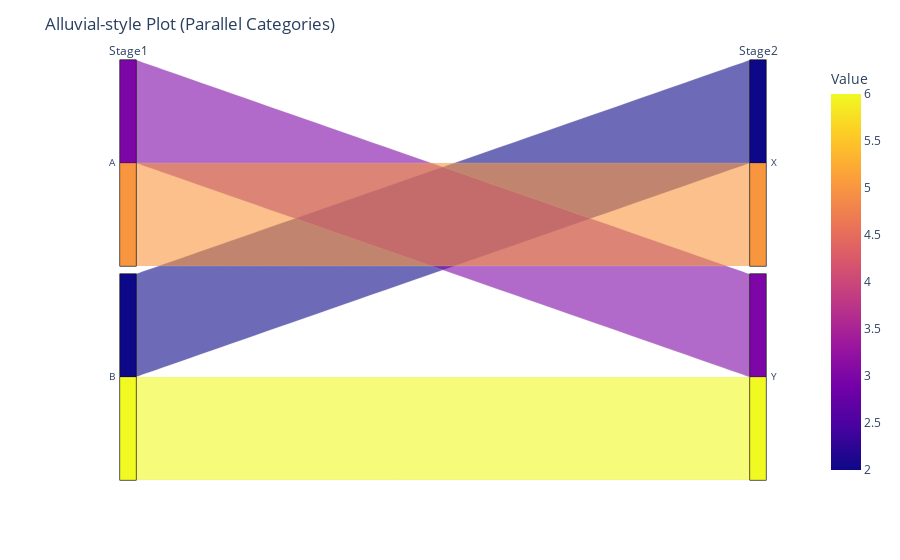

Notebook code cell kept with this figure:
### Markdown cell above
Alluvial Plot (Parallel Categories)

### Code cell
df = pd.DataFrame({
    'Stage1': ['A', 'A', 'B', 'B'],
    'Stage2': ['X', 'Y', 'X', 'Y'],
    'Value': [5, 3, 2, 6]
})

fig = px.parallel_categories(df, dimensions=['Stage1', 'Stage2'], color="Value")
fig.update_layout(title="Alluvial-style Plot (Parallel Categories)")
fig.show()

### Figure 1 — Plotly figure (JSON) as saved in the notebook; plotly's stock layout.template omitted (floating-point values rounded to 4 significant figures)
{"data": [{"dimensions": [{"label": "Stage1", "values": ["A", "A", "B", "B"]}, {"label": "Stage2", "values": ["X", "Y", "X", "Y"]}], "domain": {"x": [0, 1], "y": [0, 1]}, "line": {"color": [5, 3, 2, 6], "coloraxis": "coloraxis"}, "name": "", "type": "parcats"}], "layout": {"coloraxis": {"colorbar": {"title": {"text": "Value"}}, "colorscale": [[0, "#0d0887"], [0.1111, "#46039f"], [0.2222, "#7201a8"], [0.3333, "#9c179e"], [0.4444, "#bd3786"], [0.5556, "#d8576b"], [0.6667, "#ed7953"], [0.7778, "#fb9f3a"], [0.8889, "#fdca26"], [1, "#f0f921"]]}, "legend": {"tracegroupgap": 0}, "margin": {"t": 60}, "title": {"text": "Alluvial-style Plot (Parallel Categories)"}}}
